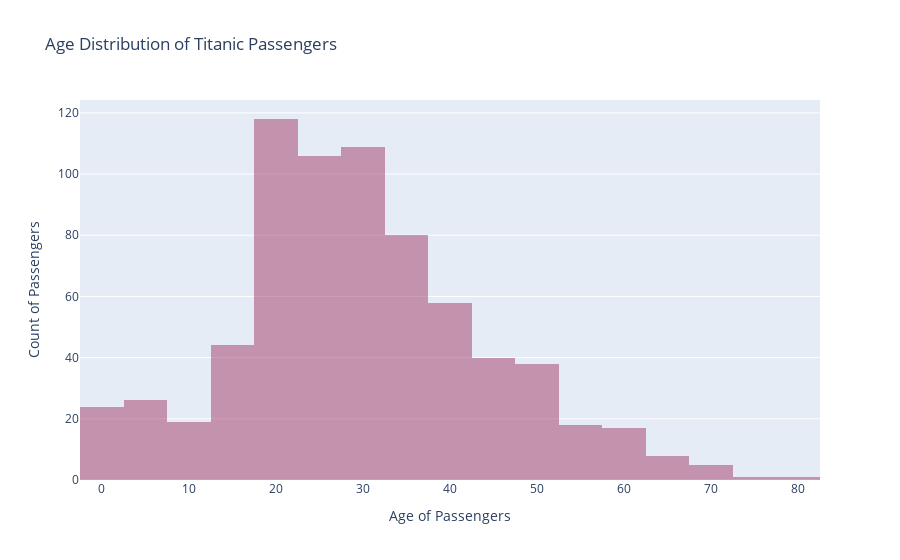

Source (notebook cell):
### Markdown cell above
# 1. Show the age distribution in the data using a histogram.

### Code cell
trace = go.Histogram(x=df['Age'],
                     opacity=0.80, 
                     marker=dict(color='rgba(160, 50, 96, 0.6)')
                    )
data = [trace]
layout = go.Layout(title='Age Distribution of Titanic Passengers',
                   xaxis=dict(title='Age of Passengers'), 
                   yaxis=dict(title='Count of Passengers'),
                  )
fig = go.Figure(data=data, layout=layout)
fig.show()

### Figure 1 — Plotly figure (JSON) as saved in the notebook; plotly's stock layout.template omitted (floating-point values rounded to 4 significant figures; data arrays with more than 128 entries replaced by an {"elided": "..."} marker saying what was removed)
{"data": [{"marker": {"color": "rgba(160, 50, 96, 0.6)"}, "opacity": 0.8, "type": "histogram", "x": {"elided": "712 float values"}}], "layout": {"title": {"text": "Age Distribution of Titanic Passengers"}, "xaxis": {"title": {"text": "Age of Passengers"}}, "yaxis": {"title": {"text": "Count of Passengers"}}}}
